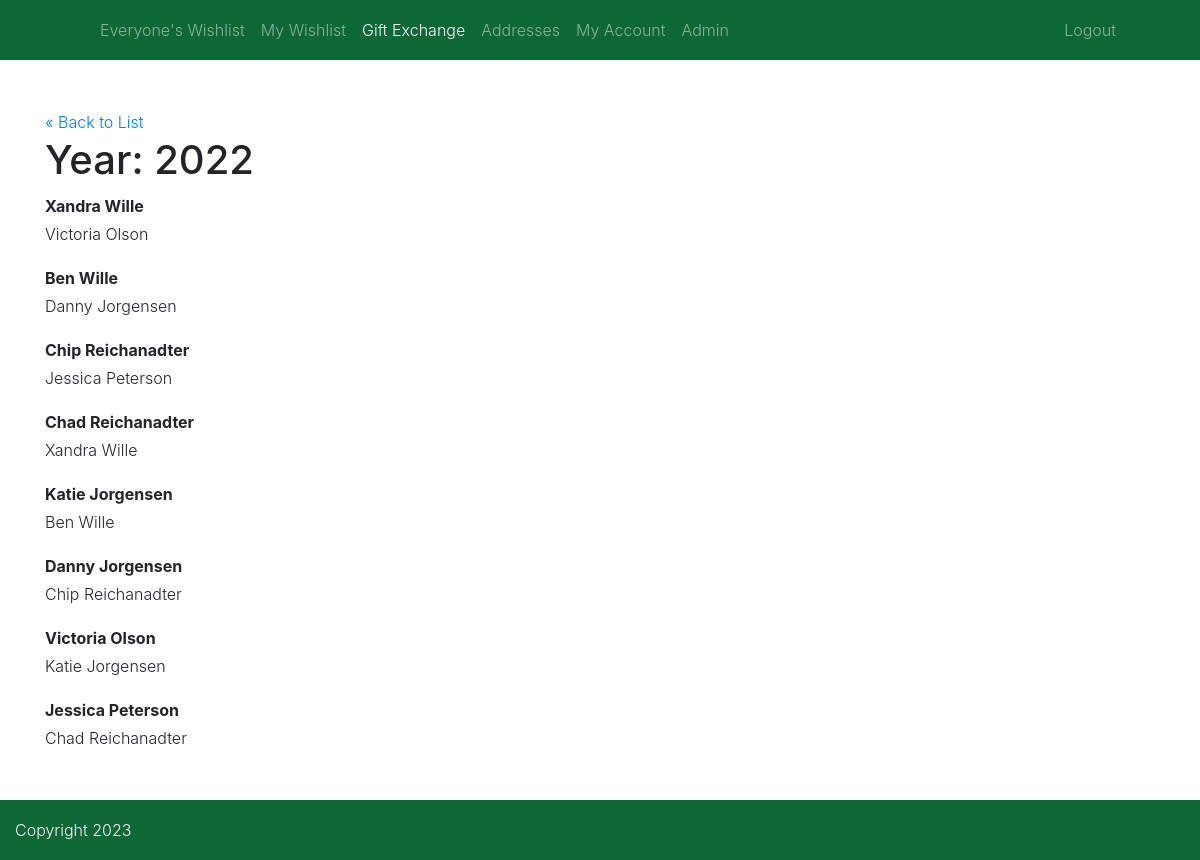
Page /exchange/show.php?year=2022 (signed in) on the committed database.
### tables this page shows
CREATE TABLE `exchange` (
  `id` int(11) NOT NULL,
  `year` int(4) DEFAULT NULL,
  `user_id` int(11) DEFAULT NULL,
  `match_id` int(11) DEFAULT NULL
);

CREATE TABLE `users` (
  `id` int(11) NOT NULL,
  `first_name` varchar(255) DEFAULT NULL,
  `last_name` varchar(255) DEFAULT NULL,
  `family` int(11) DEFAULT NULL,
  `email` varchar(255) DEFAULT NULL,
  `username` varchar(255) DEFAULT NULL,
  `hashed_password` varchar(255) DEFAULT NULL,
  `type` tinyint(1) DEFAULT NULL,
  `is_admin` tinyint(1) DEFAULT NULL
);

### private/functions.php (called while the page is built, shortened)
<?php
function url_for($script_path)
{
    return WWW_ROOT . $script_path;
}
function h($string="")
{
    return htmlspecialchars($string);
}

### private/classes/exchange.class.php (called while the page is built, shortened)
<?php
class Exchange extends DatabaseObject
{
    protected static $table_name = "exchange";
    public static function find_by_year($year)
    {
        $sql = "SELECT * FROM " . static::$table_name . " ";
        $sql .= "WHERE year=" . h($year);
        $obj_array = static::find_by_sql($sql);
        if (!empty($obj_array)) {
            return ($obj_array);
        } else {
            return false;
        }
    }
    public function get_name($id)
    {
        $user = User::find_by_id($id);
        return $user->full_name();
    }
}

### private/classes/databaseobject.class.php (called while the page is built, shortened)
<?php
class DatabaseObject
{
    protected static $database;
    protected static $table_name = "";
    public static function set_database($database)
    {
        self::$database = $database;
    }
    public static function find_by_sql($sql)
    {
        $result = self::$database->query($sql);
        $object_array = [];
        while ($record = $result->fetch_assoc()) {
            $object_array[] = static::instantiate($record);
        }
        return $object_array;
    }
    public static function find_by_id($id)
    {
        $sql = "SELECT * FROM " . static::$table_name . " ";
        $sql .= "WHERE id='" . self::$database->escape_string($id) . "'";
        $obj_array = static::find_by_sql($sql);
        if (!empty($obj_array)) {
            return array_shift($obj_array);
        } else {
            return false;
        }
    }
    protected static function instantiate($record)
    {
        $object = new static();
        foreach ($record as $property => $value) {
            if (property_exists($object, $property)) {
                $object->$property = $value;
            }
        }
        return $object;
    }
}

### private/classes/user.class.php (called while the page is built, shortened)
<?php
class User extends DatabaseObject
{
    protected static $table_name = "users";
    public $first_name;
    public $last_name;
    public function __construct($args=[])
    {
        $this->first_name = $args['first_name'] ?? '';
        $this->last_name = $args['last_name'] ?? '';
    }
    public function full_name()
    {
        return $this->first_name . " " . $this->last_name;
    }
    public static function find_by_username($username)
    {
        $sql = "SELECT * FROM " . static::$table_name . " ";
        $sql .= "WHERE username='" . self::$database->escape_string($username) . "'";
        $obj_array = static::find_by_sql($sql);
        if (!empty($obj_array)) {
            return array_shift($obj_array);
        } else {
            return false;
        }
    }
}

### private/initialize.php (called while the page is built, shortened)
<?php
require_once('functions.php');
$session = new Session();
$admin = User::find_by_username($session->username);

### html/exchange/show.php (the view, shortened to what this page needs)
<?php require_once('../../private/initialize.php'); ?>
<?php
$year = $_GET['year'] ?? date('Y');
$exchange = Exchange::find_by_year($year);
?>
<?php include(SHARED_PATH . '/header.php'); ?>
<div class="exchange show pt-5">
	<a class="backlink"
		href="<?php echo url_for('/exchange/index.php'); ?>">&laquo;
		Back to List</a>
	<h1>Year: <?php echo h($year); ?></h1>
	<div class="attributes">
		<?php foreach ($exchange as $match) { ?>
		<dl>
			<dt><?php echo $match->get_name($match->user_id);?></dt>
			<dd><?php echo $match->get_name($match->match_id); ?>
			</dd>
		</dl>
		<?php } ?>
	</div>
</div>
<?php include(SHARED_PATH . '/footer.php'); ?>

### rows in the picture
exchange: user.last_name "Xandra Wille", match.last_name "Victoria Olson"
exchange: user_id "Ben Wille", match.last_name "Danny Jorgensen"
exchange: user.last_name "Chip Reichanadter", match.last_name "Jessica Peterson"
exchange: user.last_name "Chad Reichanadter", match_id "Xandra Wille"
exchange: user.last_name "Katie Jorgensen", match_id "Ben Wille"
exchange: user_id "Danny Jorgensen", match_id "Chip Reichanadter"
exchange: user_id "Victoria Olson", match_id "Katie Jorgensen"
exchange: user_id "Jessica Peterson", match_id "Chad Reichanadter"
